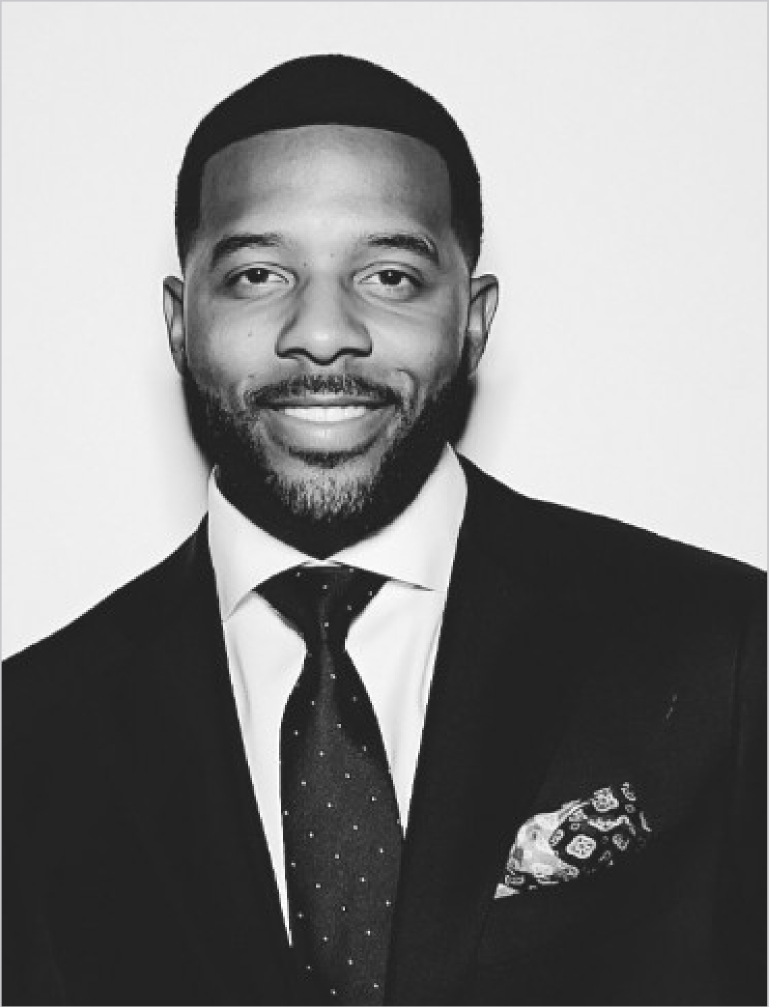
#> input picture _build/src/head-romell-witherspoon.png, 1537 x 2014 px, given in place of logo-white.png, which was not available (shown at 1/2 size)
$ python assets.py
#> lines starting #> are read from the running program, lines starting #| are printed output that depends on the picture; after the words box and inside, x2 and y2 are one past the last pixel; in counts of white or black regions, pixels touching at a corner belong together; pictures that were not available may be replaced by others from this repository, and a replacement may not be noted
"""Draws every image the site ships: logo files, favicon set, team photos,
background texture and the 1200x630 link-preview cards.

Needs Pillow (cloud workspace). Run AFTER editing data.py:
    python3 _build/assets.py && python3 _build/build.py
Sources live in _build/src/ (pulled from the client's deck).
"""
import io, json, os, sys
from PIL import Image, ImageDraw, ImageFont, ImageOps, ImageFilter

HERE = os.path.dirname(os.path.abspath(__file__))
ROOT = os.path.dirname(HERE)
SRC = os.path.join(HERE, "src")
sys.path.insert(0, HERE)
import data as D

OUT = os.path.join(ROOT, "assets")
INK = (12, 12, 11)          # brand near-black (never pure #000)
OFF = (245, 244, 240)       # brand off-white (never pure #fff)

def out(*p):
    path = os.path.join(OUT, *p)
    os.makedirs(os.path.dirname(path), exist_ok=True)
    return path

def font(name, size):
    return ImageFont.truetype(os.path.join(SRC, f"archivo-{name}.ttf"), size)

# ------------------------------------------------------------------ logo
logo = Image.open(os.path.join(SRC, "logo-white.png")).convert("RGBA")
# the deck logo carries a soft outer glow; cut it so edges are crisp on any ground
_a = logo.split()[3].point(lambda v: 0 if v < 120 else min(255, (v - 120) * 255 // 100))
#> _a: PIL image 1537x2014 L; every value is 255
logo.putalpha(_a)
# rows measured on the deck file: mark 55-823, wordmark 850-1086
mark = logo.crop((0, 55, logo.width, 824))
mark = mark.crop(mark.getbbox())
word = logo.crop((0, 850, logo.width, 1091))
word = word.crop(word.getbbox())
stack = logo.crop(logo.getbbox())

def recolor(img, rgb):
    a = img.split()[3]
    solid = Image.new("RGBA", img.size, rgb + (255,))
    solid.putalpha(a)
    return solid

def fit_w(img, w):
    h = round(img.height * w / img.width)
    return img.resize((w, h), Image.LANCZOS)

# horizontal lockup: mark + wordmark side by side (header / footer)
mh = 400
m2 = mark.resize((round(mark.width * mh / mark.height), mh), Image.LANCZOS)
wh = round(mh * 0.62)
w2 = word.resize((round(word.width * wh / word.height), wh), Image.LANCZOS)
gap = round(mh * 0.16)
horiz = Image.new("RGBA", (m2.width + gap + w2.width, mh), (0, 0, 0, 0))
#> horiz: PIL image 2445x400 RGBA; every value is 0
horiz.alpha_composite(m2, (0, 0))
horiz.alpha_composite(w2, (m2.width + gap, (mh - wh) // 2))
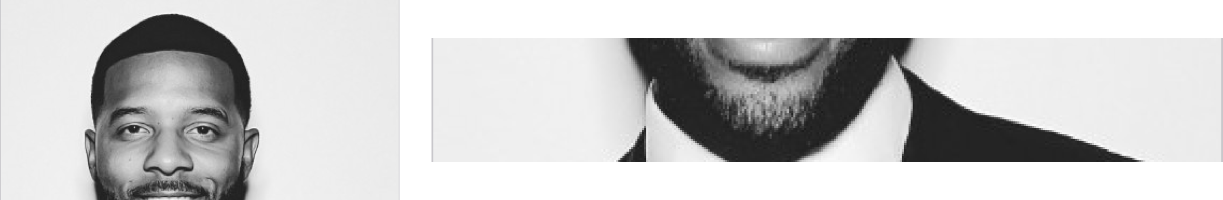
#> horiz: PIL image 2445x400 RGBA (shown at 1/2 size); mean R, G, B, A 133, 133, 133.1, 185.6; transparent parts drawn white

for name, img in [("logo-horizontal", horiz), ("logo-stacked", stack), ("logo-mark", mark)]:
    for tone, rgb in [("light", OFF), ("dark", INK)]:
        im = fit_w(recolor(img, rgb), 1200 if name != "logo-mark" else 800)
        im.save(out("brand", f"{name}-{tone}.png"), optimize=True)
#> this loop made 3 passes
#> name on passes 1 to 3: 'logo-horizontal', 'logo-stacked', 'logo-mark'
#> pass 1, in recolor, `a = img.split()[3]`:
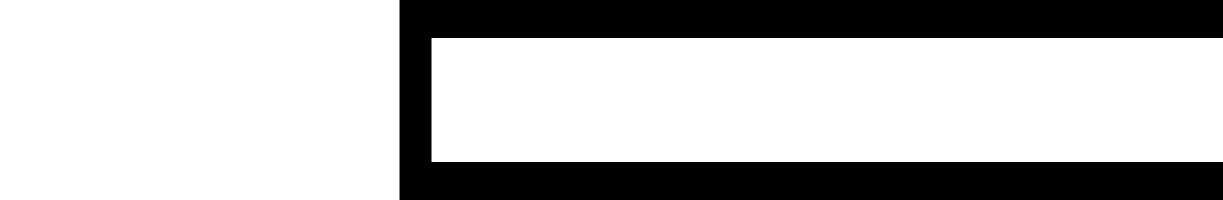
#> a: PIL image 2445x400 L (shown at 1/2 size); 72.8% white; 1 black region, box (x1, y1, x2, y2) and area: (799, 0, 2445, 400) 266064
#> pass 1, `im.save(out("brand", f"{name}-{tone}.png"), optimize=True)`:
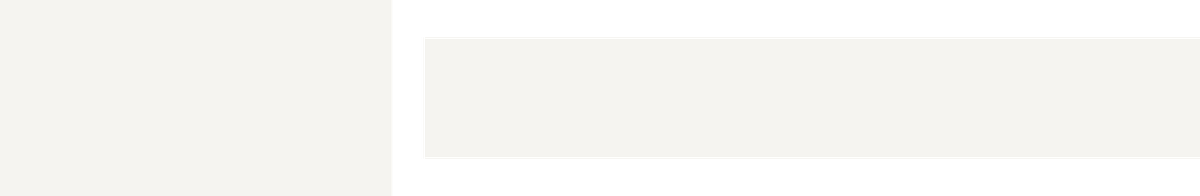
#> saved as logo-horizontal-light.png: PIL image 1200x196 RGBA; mean R, G, B, A 181, 180.3, 177.4, 185.6; transparent parts drawn white
# schema logo: solid background, >=512 wide
sl = Image.new("RGB", (1024, 1024), INK)
s2 = recolor(stack, OFF); s2.thumbnail((760, 760), Image.LANCZOS)
sl.paste(s2, ((1024 - s2.width) // 2, (1024 - s2.height) // 2), s2)
sl.save(out("brand", "logo-schema.png"), optimize=True)

# ------------------------------------------------------------------ favicons
def icon(size, pad=0.16, bg=INK, radius=0.0):
#> called with size = 180, pad = 0.18, bg = (12, 12, 11), radius = 0
    c = Image.new("RGBA", (size, size), bg + (255,))
    if radius:
        mask = Image.new("L", (size, size), 0)
        ImageDraw.Draw(mask).rounded_rectangle((0, 0, size - 1, size - 1), round(size * radius), fill=255)
        c.putalpha(mask)
    m = recolor(mark, OFF)
#> in recolor (call 8), `a = img.split()[3]`: a: PIL image 1537x769 L; every value is 255
    inner = round(size * (1 - 2 * pad))
    m.thumbnail((inner, inner), Image.LANCZOS)
    c.alpha_composite(m, ((size - m.width) // 2, (size - m.height) // 2))
    return c

icon(180, pad=0.18).convert("RGB").save(out("icons", "apple-touch-icon.png"))
icon(192, pad=0.14).save(out("icons", "icon-192.png"))
icon(512, pad=0.14).save(out("icons", "icon-512.png"))
icon(512, pad=0.24).save(out("icons", "maskable-512.png"))      # mark inside the 80% safe zone
icon(32, pad=0.08).save(out("icons", "favicon-32.png"))
icon(16, pad=0.04).save(out("icons", "favicon-16.png"))
big = icon(256, pad=0.08)
#> in icon (call 7), `c.alpha_composite(m, ((size - m.width) // 2, (size - m.height) // 2))`:
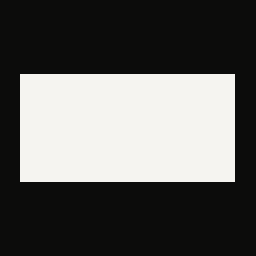
#> c: PIL image 256x256 RGBA; mean R, G, B, A 94.6, 94.2, 92.1, 255
big.save(os.path.join(ROOT, "favicon.ico"), sizes=[(16, 16), (32, 32), (48, 48)])

# vector favicon from the logo geometry (same shapes as the inline SVG mark)
svg = ('<svg xmlns="http://www.w3.org/2000/svg" viewBox="-60 -150 1120 1030">'
       '<rect x="-60" y="-150" width="1120" height="1030" rx="120" fill="#0c0c0b"/>'
       '<g fill="#f5f4f0"><path d="M345 0 L515 0 L170 460 L0 460 Z"/><rect x="0" y="460" width="515" height="145"/>'
       '<path d="M385 0 H515 V718 Q515 730 503 730 H397 Q385 730 385 718 Z"/>'
       '<rect x="555" y="0" width="175" height="110"/><rect x="555" y="165" width="255" height="110"/>'
       '<rect x="555" y="330" width="345" height="110"/><rect x="555" y="495" width="445" height="110"/></g></svg>')
open(out("icons", "favicon.svg"), "w").write(svg)

manifest = {
    "name": D.NAME, "short_name": D.SHORT, "start_url": "/", "display": "standalone",
    "background_color": "#0c0c0b", "theme_color": "#0c0c0b",
    "icons": [
        {"src": "/assets/icons/icon-192.png", "sizes": "192x192", "type": "image/png"},
        {"src": "/assets/icons/icon-512.png", "sizes": "512x512", "type": "image/png"},
        {"src": "/assets/icons/maskable-512.png", "sizes": "512x512", "type": "image/png", "purpose": "maskable"},
    ],
}
json.dump(manifest, open(os.path.join(ROOT, "site.webmanifest"), "w"), indent=2)

# ------------------------------------------------------------------ texture
stone = Image.open(os.path.join(SRC, "stone.png")).convert("RGB")
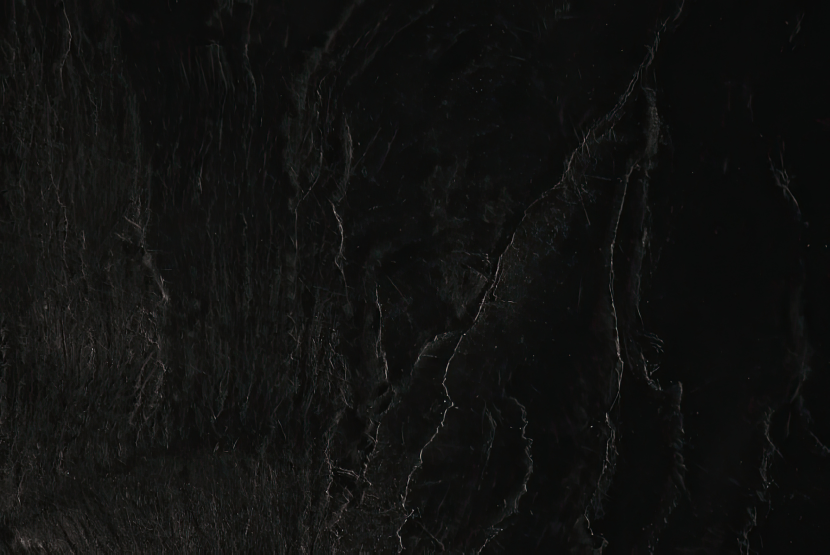
#> input picture _build/src/stone.png, 2488 x 1663 px (shown at 1/3 size)
#> stone is the input picture: PIL image 2488x1663 RGB; mean R, G, B 16.9, 17.3, 16
for w, q in [(1920, 62), (900, 60)]:
    s = fit_w(stone, w)
    s.save(out("img", f"stone-{w}.jpg"), quality=q, optimize=True, progressive=True)

# ------------------------------------------------------------------ team photos
# Black and white so photos taken in different places look like one set.
FOCUS_Y = {"justin-brown": 0.12, "david-cline": 0.18, "romell-witherspoon": 0.2, "matt-mccall": 0.15, "sophie-siegel": 0.3}
for p in D.TEAM:
    im = Image.open(os.path.join(SRC, f"head-{p['slug']}.png")).convert("RGB")
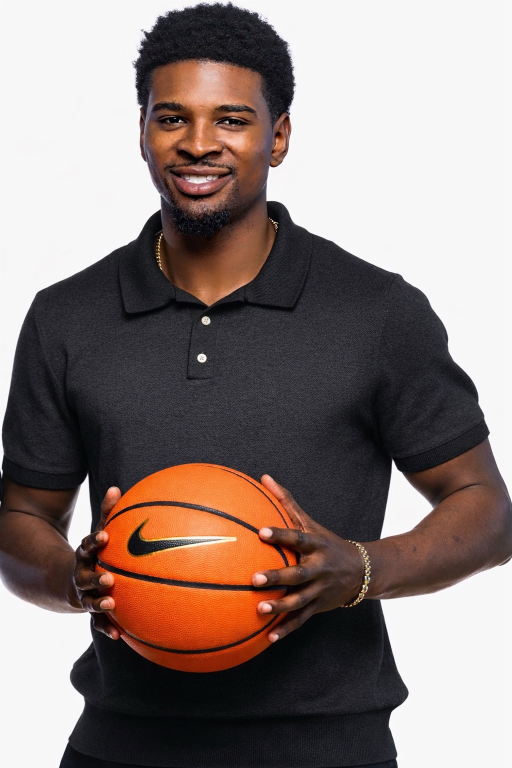
#> input picture _build/src/head-justin-brown.png, 1024 x 1536 px (shown at 1/2 size)
#> im is the input picture: PIL image 1024x1536 RGB; mean R, G, B 140.2, 125.7, 121.5
    im = ImageOps.grayscale(im).convert("RGB")
    W, H = im.size
#> W = 1024; H = 1536
    tw, th = (W, round(W * 5 / 4)) if W * 5 / 4 <= H else (round(H * 4 / 5), H)
#> tw = 1024; th = 1280
    x = (W - tw) // 2
#> x = 0
    y = round((H - th) * FOCUS_Y.get(p["slug"], 0.2))
#> y = 31
    im = im.crop((x, y, x + tw, y + th))
#> im: PIL image 1024x1280 RGB
    for w in (800, 480):
        fit_w(im, w).save(out("img", "team", f"{p['slug']}-{w}.jpg"), quality=80, optimize=True, progressive=True)
#> this loop made 2 passes
#> pass 1, `fit_w(im, w).save(out("img", "team", f"{p['slug']}-{w}.jpg"), quality=..`:
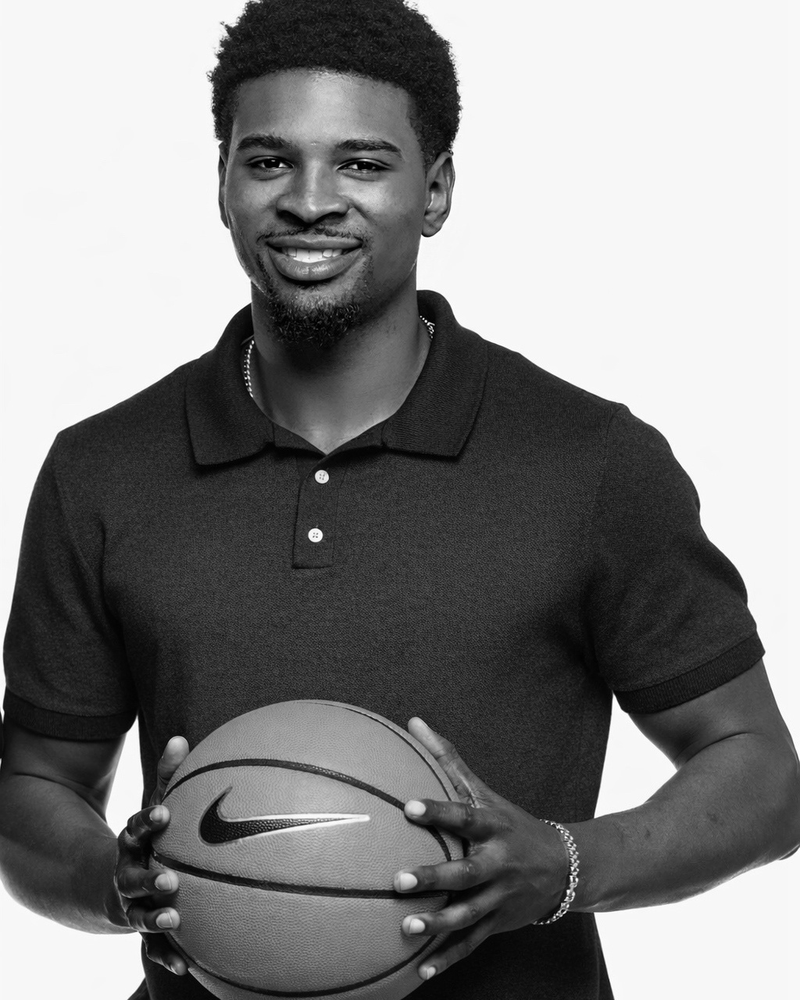
#> saved as justin-brown-800.jpg: PIL image 800x1000 RGB; min 0, max 255, mean 131.6

# ------------------------------------------------------------------ share cards (1200x630)
def card(slug, kicker, title):
#> called with slug = 'home', kicker = 'Basketball sports advisory', title = 'Enhance. Elevate. Enlighten. Empower.'
    W, H = 1200, 630
#> W = 1200; H = 630
    bg = fit_w(stone, W).crop((0, 0, W, H))
    bg = Image.blend(bg, Image.new("RGB", (W, H), INK), 0.35)
    c = bg.convert("RGBA")
    d = ImageDraw.Draw(c)
    lm = recolor(horiz, OFF); lm.thumbnail((360, 90), Image.LANCZOS)
    c.alpha_composite(lm, (90, 80))
    d.text((90, 250), kicker.upper(), font=font("cond-800", 30), fill=(170, 170, 165))
    size = 100
    f = font("cond-900", size)
    words = title.upper().split(); lines = []; cur = ""
    for w in words:
        t = (cur + " " + w).strip()
        if d.textlength(t, font=f) > 1020 and cur:
            lines.append(cur); cur = w
        else:
            cur = t
#> after the loop, lines = ['ENHANCE. ELEVATE.', 'ENLIGHTEN.']
    lines.append(cur)
    y = 300
    for ln in lines[:3]:
        d.text((86, y), ln, font=f, fill=OFF)
        y += size * 0.98
#> this loop made 3 passes
#> (ln, y) on passes 1 to 3: ('ENHANCE. ELEVATE.', 398), ('ENLIGHTEN.', 496), ('EMPOWER.', 594)
#> after the loop, y = 594
    # four rising bars, bottom right — the "levels"
    for i, w in enumerate((44, 66, 88, 110)):
        d.rectangle((W - 90 - 110, 84 + i * 22, W - 90 - 110 + w, 84 + i * 22 + 13), fill=OFF)
    c.convert("RGB").save(out("og", f"{slug}.jpg"), quality=84, optimize=True)

card("home", "Basketball sports advisory", "Enhance. Elevate. Enlighten. Empower.")
card("services", "The four levels", "Foundation. Visibility. Perspective. Legacy.")
#> the loop in card (call 2), `for ln in lines[:3]:` made 3 passes
card("team", "4Levels Sports Advisory", "Meet the team")
card("clients", "4Levels Sports Advisory", "Our athletes")
card("contact", "4Levels Sports Advisory", "Start the conversation")
card("404", "4Levels Sports Advisory", "Page not found")
print("assets ok")
